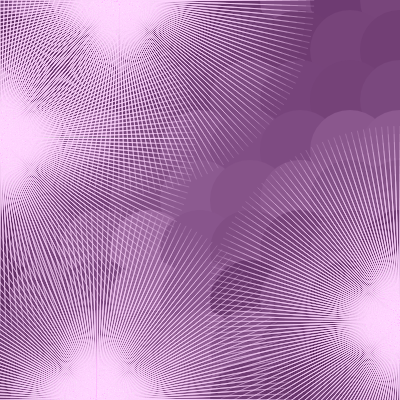
Frame 1 (no input)
Frame 60 (no input): identical to frame 1, image omitted
Frame 120 (the mouse pressed at the canvas centre since frame 60): identical to frame 1, image omitted

The p5.js sketch that drew this single still picture (run headless with seeded random() and noise() and a simulated clock; from frame 60 on, the mouse is pressed at the canvas centre):

// p5.js sketch
// ── sketch.js

let x = 0;
let rc1, rc2, rc3;
let r1,r2,r3,r4;
let ctrl;

function setup() {
  createCanvas(400, 400);
  rc1 = random(0, 100);
  rc2 = random(0, 100);
  rc3 = random(0, 100);
  r1 = random(0, height);
  r2 = random(0, height);
  r3 = random(0, width);
  r4 = random(0, width);
  control = random(0,10)
  control2 = random(0,10)
  console.log(control)
  
}

function draw() {
  
    let c = 150 + 100 * noise(200, 200);
  

  noStroke()
  for (let y = 0; y < height + 100; y += 50) {
    for (let x = 0; x < width + 100; x += 50) {
      let noisex = 0.01 * x;
      let noisey = 0.01 * y;
      let c = 100 * noise(noisex+100, noisey+100);
      fill(c + rc1,c + rc2, c + rc3);
      
      if(control2 < 5){
        circle(x, y,80);
        circle(x - 50, y - 50,80);
      }
      if(control2 > 5 & control2 < 10){
        rect(x, y,60);
        rect(x - 50, y - 50,60);
      }
    }
  }
  
  
    // noStroke();
    for( angle = 0; angle < 2 * PI; angle += PI / 100){
      for(R = 3; R < 200; R += 8){
        let h1 = R*cos(angle)
        let z1 = R*sin(angle) + r1
        let h2 = R*cos(angle) + width
        let z2 = R*sin(angle) + r2
        
        let h3 = R*cos(angle) + r3
        let z3 = R*sin(angle)
        let h4 = R*cos(angle) + r4
        let z4 = R*sin(angle) + height
        
        let h = map(angle, 0, 2*PI, 0, 200);
        let sat = map(R, 0, 3, 0, 200);

        
        if(control < 3){
          
          stroke(c + h + rc1, c + rc2,  c + rc3, 50)
          line(0, r1, h1, z1)
          line(width, r2, h2, z2)
          line(r3, 0, h3, z3)
          line(r4, height, h4, z4)
        }
        
        if(control > 3 & control < 7){
          noStroke();
          fill( c +rc1, c +rc2, c +rc3, 50)
          circle(h1, z1, 3)
          circle(h2, z2, 3)
          circle(h3, z3, 3)
          circle(h4, z4, 3)
        }
        
        if(control > 7){
          noStroke();
          fill( c +rc1, c +rc2, c +rc3, 50)
          rectMode(CENTER)
          rect(h1, z1, 5)
          rect(h2, z2, 5)
          rect(h3, z3, 5)
          rect(h4, z4, 5)
        }
        
        
        

      }

  }
}
